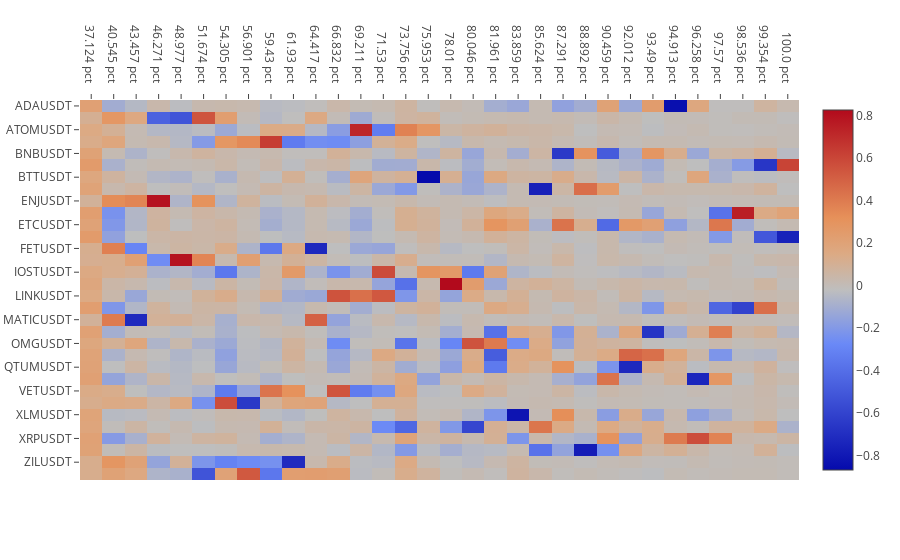
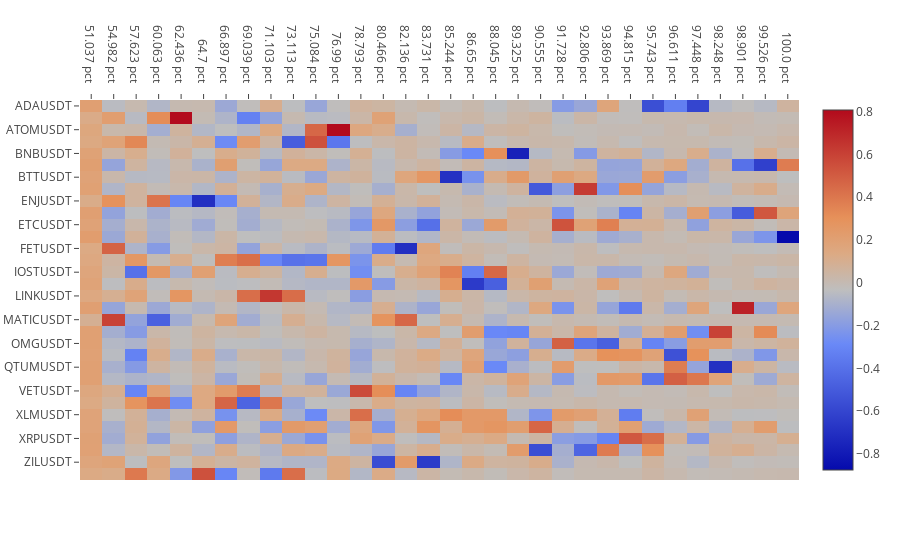

The notebook cell saved with these charts, in order:
### Markdown cell above
#### PCA

These heatmaps represent the principal components of the cross-sectional returns

The x-axis is labeled as the cumulative percentage of variance predited

We can see that the first component is stronger for longer lookbacks (in line with the higher observed correlations). The weightings on the first component are relatively uniform, that component represents the market return.

### Code cell
plt.plot_pca(data, 'r5')
plt.plot_pca(data, 'r60')
plt.plot_pca(data, 'r720')

### Figure 1 — Plotly figure (JSON) as saved in the notebook; plotly's stock layout.template omitted (floating-point values rounded to 4 significant figures; data arrays with more than 128 entries replaced by an {"elided": "..."} marker saying what was removed)
{"data": [{"colorscale": "RdBu", "type": "heatmap", "uid": "956f531e-1764-4d98-96f6-f15541508e9b", "x": ["37.124 pct", "40.545 pct", "43.457 pct", "46.271 pct", "48.977 pct", "51.674 pct", "54.305 pct", "56.901 pct", "59.43 pct", "61.93 pct", "64.417 pct", "66.832 pct", "69.211 pct", "71.53 pct", "73.756 pct", "75.953 pct", "78.01 pct", "80.046 pct", "81.961 pct", "83.859 pct", "85.624 pct", "87.291 pct", "88.892 pct", "90.459 pct", "92.012 pct", "93.49 pct", "94.913 pct", "96.258 pct", "97.57 pct", "98.536 pct", "99.354 pct", "100.0 pct"], "y": ["ADAUSDT", "ALGOUSDT", "ATOMUSDT", "BATUSDT", "BNBUSDT", "BTCUSDT", "BTTUSDT", "DASHUSDT", "ENJUSDT", "EOSUSDT", "ETCUSDT", "ETHUSDT", "FETUSDT", "HOTUSDT", "IOSTUSDT", "IOTAUSDT", "LINKUSDT", "LTCUSDT", "MATICUSDT", "NEOUSDT", "OMGUSDT", "ONTUSDT", "QTUMUSDT", "TRXUSDT", "VETUSDT", "WAVESUSDT", "XLMUSDT", "XMRUSDT", "XRPUSDT", "ZECUSDT", "ZILUSDT", "ZRXUSDT"], "z": {"elided": "32x32 float values"}}], "layout": {"xaxis": {"side": "top"}, "yaxis": {"autorange": "reversed"}}}

### Figure 2 — Plotly figure (JSON) as saved in the notebook; plotly's stock layout.template omitted (floating-point values rounded to 4 significant figures; data arrays with more than 128 entries replaced by an {"elided": "..."} marker saying what was removed)
{"data": [{"colorscale": "RdBu", "type": "heatmap", "uid": "2ed1e46d-e132-42c7-b9c1-ca73d2a069c5", "x": ["51.037 pct", "54.982 pct", "57.623 pct", "60.063 pct", "62.436 pct", "64.7 pct", "66.897 pct", "69.039 pct", "71.103 pct", "73.113 pct", "75.084 pct", "76.99 pct", "78.793 pct", "80.466 pct", "82.136 pct", "83.731 pct", "85.244 pct", "86.65 pct", "88.045 pct", "89.325 pct", "90.555 pct", "91.728 pct", "92.806 pct", "93.869 pct", "94.815 pct", "95.743 pct", "96.611 pct", "97.448 pct", "98.248 pct", "98.901 pct", "99.526 pct", "100.0 pct"], "y": ["ADAUSDT", "ALGOUSDT", "ATOMUSDT", "BATUSDT", "BNBUSDT", "BTCUSDT", "BTTUSDT", "DASHUSDT", "ENJUSDT", "EOSUSDT", "ETCUSDT", "ETHUSDT", "FETUSDT", "HOTUSDT", "IOSTUSDT", "IOTAUSDT", "LINKUSDT", "LTCUSDT", "MATICUSDT", "NEOUSDT", "OMGUSDT", "ONTUSDT", "QTUMUSDT", "TRXUSDT", "VETUSDT", "WAVESUSDT", "XLMUSDT", "XMRUSDT", "XRPUSDT", "ZECUSDT", "ZILUSDT", "ZRXUSDT"], "z": {"elided": "32x32 float values"}}], "layout": {"xaxis": {"side": "top"}, "yaxis": {"autorange": "reversed"}}}
